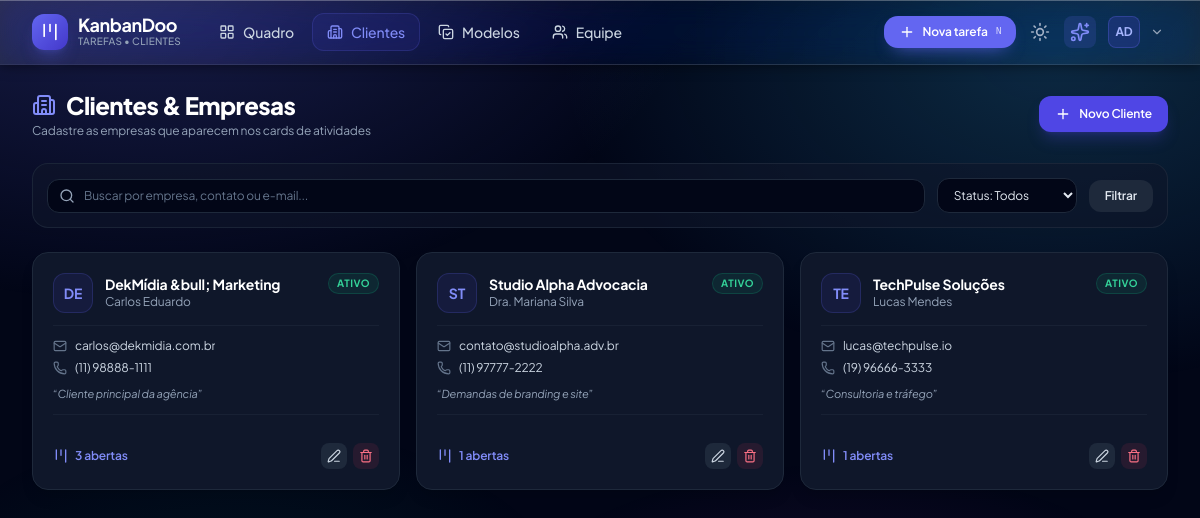
The app's page /clientes (signed in) with its own data.
### tables this page shows
CREATE TABLE users (
    id INTEGER PRIMARY KEY AUTOINCREMENT,
    username TEXT NOT NULL UNIQUE,
    password_hash TEXT NOT NULL,
    full_name TEXT NOT NULL,
    email TEXT NOT NULL UNIQUE,
    role TEXT NOT NULL DEFAULT 'member',
    avatar_path TEXT DEFAULT NULL,
    theme_preference TEXT NOT NULL DEFAULT 'dark',
    created_at DATETIME DEFAULT CURRENT_TIMESTAMP,
    updated_at DATETIME DEFAULT CURRENT_TIMESTAMP
, work_start_time VARCHAR(10) DEFAULT '09:00', work_end_time VARCHAR(10) DEFAULT '17:00', work_days VARCHAR(50) DEFAULT '1,2,3,4,5', board_view_mode VARCHAR(20) DEFAULT 'status', visible_columns_json TEXT DEFAULT NULL);

CREATE TABLE clients (
    id INTEGER PRIMARY KEY AUTOINCREMENT,
    company_name TEXT NOT NULL,
    contact_name TEXT DEFAULT NULL,
    email TEXT DEFAULT NULL,
    phone TEXT DEFAULT NULL,
    status TEXT NOT NULL DEFAULT 'active',
    notes TEXT DEFAULT NULL,
    created_at DATETIME DEFAULT CURRENT_TIMESTAMP,
    updated_at DATETIME DEFAULT CURRENT_TIMESTAMP
, links_json TEXT DEFAULT "[]", summary TEXT DEFAULT NULL);

### app/bootstrap.php (called while the page is built, shortened)
<?php
require_once KD_ROOT . '/includes/auth.php';
function url(string $path = '/'): string
{
    $path = '/' . ltrim($path, '/');
    return BASE_PATH . ($path === '/' ? '/' : rtrim($path, '/'));
}
function current_path(): string
{
    $uri = parse_url($_SERVER['REQUEST_URI'] ?? '/', PHP_URL_PATH) ?? '/';
    $uri = rawurldecode($uri);
    $uri = '/' . trim($uri, '/');
    return $uri === '//' ? '/' : $uri;
}
function view_header(string $title): void
{
    require KD_ROOT . '/includes/header.php';
    require KD_ROOT . '/includes/navbar.php';
}
function view_footer(): void
{
    require KD_ROOT . '/includes/footer.php';
}

### app/Router.php (called while the page is built, shortened)
<?php
final class Router
{
    private array $routes = [];
    public function add(string $path, string $file, array $options = []): void
    {
        $this->routes[$this->normalize($path)] = [
            'file' => $file,
            'auth' => $options['auth'] ?? true,
            'admin' => $options['admin'] ?? false,
            'methods' => $options['methods'] ?? ['GET', 'POST'],
        ];
    }
    private function normalize(string $path): string
    {
        $path = '/' . trim($path, '/');
        return $path === '//' ? '/' : $path;
    }
    public function match(string $path): array
    {
        $path = $this->normalize($path);
        if (isset($this->routes[$path])) {
            return [$this->routes[$path], []];
        }
        return [null, []];
    }
    public function dispatch(string $path): void
    {
        [$route, $params] = $this->match($path);
        require KD_ROOT . '/app/' . ltrim($route['file'], '/');
    }
}

### index.php (called while the page is built, shortened)
<?php
require_once __DIR__ . '/app/bootstrap.php';
require_once __DIR__ . '/app/Router.php';
$router = new Router();
$path = current_path();
if (!is_logged_in() && !in_array($path, ['/entrar', '/login.php'], true) && !str_starts_with($path, '/api/')) {
    redirect(url('/entrar'));
}
$router->dispatch($path);

### includes/functions.php (called while the page is built, shortened)
<?php
function e(?string $string): string
{
    return htmlspecialchars((string)$string, ENT_QUOTES, 'UTF-8');
}

### includes/auth.php (called while the page is built, shortened)
<?php
require_once __DIR__ . '/functions.php';
function current_user(): ?array
{
    static $user = null;
    if ($user !== null) {
        return $user;
    }
    $pdo = get_pdo();
    $stmt = $pdo->prepare('SELECT id, username, full_name, email, role, avatar_path, theme_preference FROM users WHERE id = :id');
    $stmt->execute([':id' => $_SESSION['user_id']]);
    $user = $stmt->fetch();
    return $user;
}
function is_logged_in(): bool
{
    return current_user() !== null;
}
function current_theme(): string
{
    $user = current_user();
    if ($user && !empty($user['theme_preference'])) {
        return $user['theme_preference'];
    }
    return 'dark';
}

### app/pages/clientes.php (the view, shortened to what this page needs)
<?php
require_once dirname(__DIR__) . '/bootstrap.php';
$pdo = get_pdo();
$user = current_user();
$search = trim($_GET['q'] ?? '');
$sql = "
    SELECT c.*,
           (SELECT COUNT(*) FROM tasks WHERE client_id = c.id AND status = 'open') AS open_tasks_count,
           (SELECT COUNT(*) FROM tasks WHERE client_id = c.id AND status = 'completed') AS completed_tasks_count
    FROM clients c
    WHERE 1=1
";
$params = [];
$sql .= " ORDER BY c.company_name ASC";
$stmt = $pdo->prepare($sql);
$stmt->execute($params);
$clients = $stmt->fetchAll();
view_header('Clientes & Empresas');
?>
<main class="flex-1 w-full px-4 lg:px-8 py-6">
    <div class="flex flex-col sm:flex-row sm:items-center justify-between gap-4 mb-6">
        <div>
            <h1 class="text-2xl font-extrabold text-white tracking-tight flex items-center gap-2.5">
                <i data-lucide="building-2" class="w-6 h-6 text-indigo-400"></i>
                <span>Clientes & Empresas</span>
            </h1>
            <p class="text-xs text-slate-400 mt-0.5">Cadastre as empresas que aparecem nos cards de atividades</p>
        </div>
        <button onclick="openClientModal()" class="px-4 py-2.5 bg-indigo-600 hover:bg-indigo-500 text-white text-xs font-semibold rounded-xl transition shadow-lg shadow-indigo-600/25 flex items-center gap-2 self-start sm:self-auto">
            <i data-lucide="plus" class="w-4 h-4"></i>
            <span>Novo Cliente</span>
        </button>
    </div>
    <form method="GET" class="bg-slate-900/60 border border-slate-800/80 rounded-2xl p-3.5 mb-6 flex flex-wrap items-center gap-3">
        <div class="flex-1 min-w-[220px] relative">
            <span class="absolute inset-y-0 left-0 flex items-center pl-3 text-slate-400">
                <i data-lucide="search" class="w-4 h-4"></i>
            </span>
            <input type="text" name="q" value="<?= e($search) ?>" placeholder="Buscar por empresa, contato ou e-mail..." class="w-full pl-9 pr-3 py-2 bg-slate-950 border border-slate-800 rounded-xl text-xs text-slate-200 placeholder-slate-500 focus:outline-none focus:border-indigo-500 transition">
        </div>
        <div class="w-full sm:w-auto min-w-[140px]">
            <select name="status" onchange="this.form.submit()" class="w-full px-3 py-2 bg-slate-950 border border-slate-800 rounded-xl text-xs text-slate-200 focus:outline-none focus:border-indigo-500 transition">
                <option value="">Status: Todos</option>
            </select>
        </div>
        <button type="submit" class="px-4 py-2 bg-slate-800 hover:bg-slate-700 text-slate-200 text-xs font-semibold rounded-xl transition">
            Filtrar
        </button>
    </form>
    <?php if (empty($clients)): ?>
        <div class="bg-slate-900/40 border border-slate-800 rounded-2xl p-12 text-center">
            <div class="w-12 h-12 rounded-2xl bg-slate-800 text-slate-400 flex items-center justify-center mx-auto mb-3">
                <i data-lucide="building-2" class="w-6 h-6"></i>
            </div>
            <h3 class="text-sm font-bold text-white mb-1">Nenhum cliente encontrado</h3>
            <p class="text-xs text-slate-400 mb-4">Comece cadastrando sua primeira empresa parceira.</p>
            <button onclick="openClientModal()" class="px-4 py-2 bg-indigo-600 hover:bg-indigo-500 text-white text-xs font-semibold rounded-xl transition">
                + Cadastrar Cliente
            </button>
        </div>
    <?php else: ?>
        <div class="grid grid-cols-1 md:grid-cols-2 lg:grid-cols-3 gap-4">
            <?php foreach ($clients as $client): ?>
                <div class="bg-slate-900 border border-slate-800 hover:border-slate-700 rounded-2xl p-5 shadow-lg flex flex-col justify-between transition group">
                    <div>
                        <div class="flex items-start justify-between gap-2 mb-3">
                            <div class="flex items-center gap-3">
                                <div class="w-10 h-10 rounded-xl bg-indigo-600/10 border border-indigo-500/20 text-indigo-400 font-bold text-sm flex items-center justify-center">
                                    <?= mb_strtoupper(mb_substr($client['company_name'], 0, 2, 'UTF-8')) ?>
                                </div>
                                <div>
                                    <h3 class="font-bold text-sm text-white leading-tight group-hover:text-indigo-300 transition">
                                        <?= e($client['company_name']) ?>
                                    </h3>
                                    <?php if (!empty($client['contact_name'])): ?>
                                        <p class="text-xs text-slate-400"><?= e($client['contact_name']) ?></p>
                                    <?php endif; ?>
                                </div>
                            </div>
                            <span class="inline-flex items-center px-2 py-0.5 rounded-full text-[10px] font-bold uppercase tracking-wider <?= $client['status'] === 'active' ? 'bg-emerald-500/10 text-emerald-400 border border-emerald-500/20' : 'bg-slate-800 text-slate-500' ?>">
                                <?= $client['status'] === 'active' ? 'Ativo' : 'Inativo' ?>
                            </span>
                        </div>
                        <div class="space-y-1.5 py-3 border-y border-slate-800/60 text-xs text-slate-300">
                            <?php if (!empty($client['email'])): ?>
                                <div class="flex items-center gap-2 truncate">
                                    <i data-lucide="mail" class="w-3.5 h-3.5 text-slate-500 flex-shrink-0"></i>
                                    <a href="mailto:<?= e($client['email']) ?>" class="hover:text-indigo-400 truncate"><?= e($client['email']) ?></a>
                                </div>
                            <?php endif; ?>
                            <?php if (!empty($client['phone'])): ?>
                                <div class="flex items-center gap-2">
                                    <i data-lucide="phone" class="w-3.5 h-3.5 text-slate-500 flex-shrink-0"></i>
                                    <span><?= e($client['phone']) ?></span>
                                </div>
                            <?php endif; ?>
                            <?php if (!empty($client['notes'])): ?>
                                <p class="text-[11px] text-slate-400 line-clamp-2 pt-1 italic">
                                    &ldquo;<?= e($client['notes']) ?>&rdquo;
                                </p>
                            <?php endif; ?>
                        </div>
                    </div>
                    <div class="flex items-center justify-between pt-4 mt-3 text-xs">
                        <a href="<?= url('/tarefas') ?>?client=<?= (int)$client['id'] ?>" class="inline-flex items-center gap-1.5 font-semibold text-indigo-400 hover:text-indigo-300 transition" title="Ver demandas no Kanban">
                            <i data-lucide="kanban" class="w-4 h-4"></i>
                            <span><?= (int)$client['open_tasks_count'] ?> abertas</span>
                        </a>
                        <div class="flex items-center gap-1.5">
                            <button onclick="editClient(<?= htmlspecialchars(json_encode($client), ENT_QUOTES, 'UTF-8') ?>)" class="p-1.5 bg-slate-800 hover:bg-slate-700 text-slate-300 hover:text-white rounded-lg transition" title="Editar">
                                <i data-lucide="edit-3" class="w-3.5 h-3.5"></i>
                            </button>
                            <form method="POST" onsubmit="return confirm('Tem certeza que deseja excluir esta empresa?');" class="inline">
                                <button type="submit" class="p-1.5 bg-rose-500/10 hover:bg-rose-500/20 text-rose-400 rounded-lg transition" title="Excluir">
                                    <i data-lucide="trash-2" class="w-3.5 h-3.5"></i>
                                </button>
                            </form>
                        </div>
                    </div>
                </div>
            <?php endforeach; ?>
        </div>
    <?php endif; ?>
</main>

### includes/navbar.php (shortened to what this page needs)
<?php
require_once __DIR__ . '/auth.php';
$currentUser = current_user();
$navClass = function (bool $active): string {
    return $active
        ? 'px-3.5 py-2 rounded-xl text-sm font-medium transition flex items-center gap-2 bg-indigo-600/10 text-indigo-400 border border-indigo-500/20'
        : 'px-3.5 py-2 rounded-xl text-sm font-medium transition flex items-center gap-2 text-slate-300 hover:text-white hover:bg-slate-800/50';
};
$navItems = [
    ['href' => url('/tarefas'),  'icon' => 'layout-grid', 'label' => 'Quadro',   'active' => in_array(current_path(), ['/', '/tarefas'], true) || str_starts_with(current_path(), '/tarefas/'), 'admin' => false],
    ['href' => url('/clientes'), 'icon' => 'building-2',  'label' => 'Clientes', 'active' => current_path() === '/clientes', 'admin' => false],
    ['href' => url('/modelos'),  'icon' => 'copy-check',  'label' => 'Modelos',  'active' => current_path() === '/modelos', 'admin' => false],
    ['href' => url('/equipe'),   'icon' => 'users',       'label' => 'Equipe',   'active' => current_path() === '/equipe', 'admin' => true],
];
?>
<header class="kd-header kd-glass sticky top-0 z-40 px-4 lg:px-8 py-3">
    <div class="w-full flex items-center justify-between gap-4">
        <div class="flex items-center gap-6">
            <a href="<?= url('/tarefas') ?>" class="flex items-center gap-2.5 group" aria-label="KanbanDoo, ir para o quadro">
                <span class="w-9 h-9 rounded-xl bg-gradient-to-br from-indigo-500 to-indigo-700 flex items-center justify-center text-white shadow-lg shadow-indigo-500/25">
                    <i data-lucide="kanban" class="w-5 h-5"></i>
                </span>
                <span class="flex flex-col">
                    <span class="font-bold text-lg text-white tracking-tight leading-none">KanbanDoo</span>
                    <span class="text-[10px] text-slate-400 font-medium tracking-wide uppercase">Tarefas &bull; Clientes</span>
                </span>
            </a>
            <nav class="hidden md:flex items-center gap-1" aria-label="Navegação principal">
                <?php foreach ($navItems as $item): ?>
                    <a href="<?= e($item['href']) ?>" class="<?= $navClass($item['active']) ?>" <?= $item['active'] ? 'aria-current="page"' : '' ?>>
                        <i data-lucide="<?= e($item['icon']) ?>" class="w-4 h-4"></i>
                        <?= e($item['label']) ?>
                    </a>
                <?php endforeach; ?>
            </nav>
        </div>
        <div class="flex items-center gap-2">
            <button type="button" onclick="KD.openTaskForm()" class="kd-btn kd-btn--primary">
                <i data-lucide="plus" class="w-4 h-4"></i>
                <span class="hidden sm:inline">Nova tarefa</span>
                <kbd class="hidden lg:inline kd-menu__hint" style="color:rgba(255,255,255,.75)">N</kbd>
            </button>
            <button type="button" id="themeToggleBtn" onclick="KD.toggleTheme()" class="kd-icon-btn" aria-label="Alternar tema">
                <i data-lucide="sun" class="w-5 h-5" id="themeToggleIcon"></i>
            </button>
            <button type="button" id="glassToggleBtn" onclick="KD.toggleGlass()" class="kd-icon-btn"
                    aria-pressed="true" aria-label="Reduzir transparência" title="Efeito de vidro">
                <i data-lucide="sparkles" class="w-5 h-5"></i>
            </button>
            <div class="relative kd-menu-wrap" id="userMenuDropdown">
                <button type="button" id="userMenuTrigger" onclick="KD.toggleUserMenu(event)"
                        class="flex items-center gap-2.5 p-1 rounded-xl hover:bg-slate-800/80 transition"
                        aria-haspopup="menu" aria-expanded="false" aria-controls="userMenuPopup">
                    <span class="w-8 h-8 rounded-lg bg-indigo-600/20 border border-indigo-500/30 text-indigo-300 font-bold text-xs flex items-center justify-center">
                        <?= e(mb_strtoupper(mb_substr($currentUser['full_name'] ?? 'U', 0, 2, 'UTF-8'))) ?>
                    </span>
                    <i data-lucide="chevron-down" class="w-3.5 h-3.5 text-slate-400"></i>
                </button>
            </div>
        </div>
    </div>
</header>

### records on screen
users: full_name "AD"
clients: company_name "DE", company_name "DekMídia &bull; Marketing", contact_name "Carlos Eduardo", status "ATIVO", email "carlos@dekmidia.com.br", phone "(11) 98888-1111", notes "Cliente principal da agência", open_tasks_count "3"
clients: company_name "ST", company_name "Studio Alpha Advocacia", contact_name "Dra. Mariana Silva", status "ATIVO", email "contato@studioalpha.adv.br", phone "(11) 97777-2222", notes "Demandas de branding e site", open_tasks_count "1"
clients: company_name "TE", company_name "TechPulse Soluções", contact_name "Lucas Mendes", status "ATIVO", email "lucas@techpulse.io", phone "(19) 96666-3333", notes "Consultoria e tráfego", open_tasks_count "1"

### other values on screen
$item['label'] "Quadro"
$item['label'] "Clientes"
$item['label'] "Modelos"
$item['label'] "Equipe"
